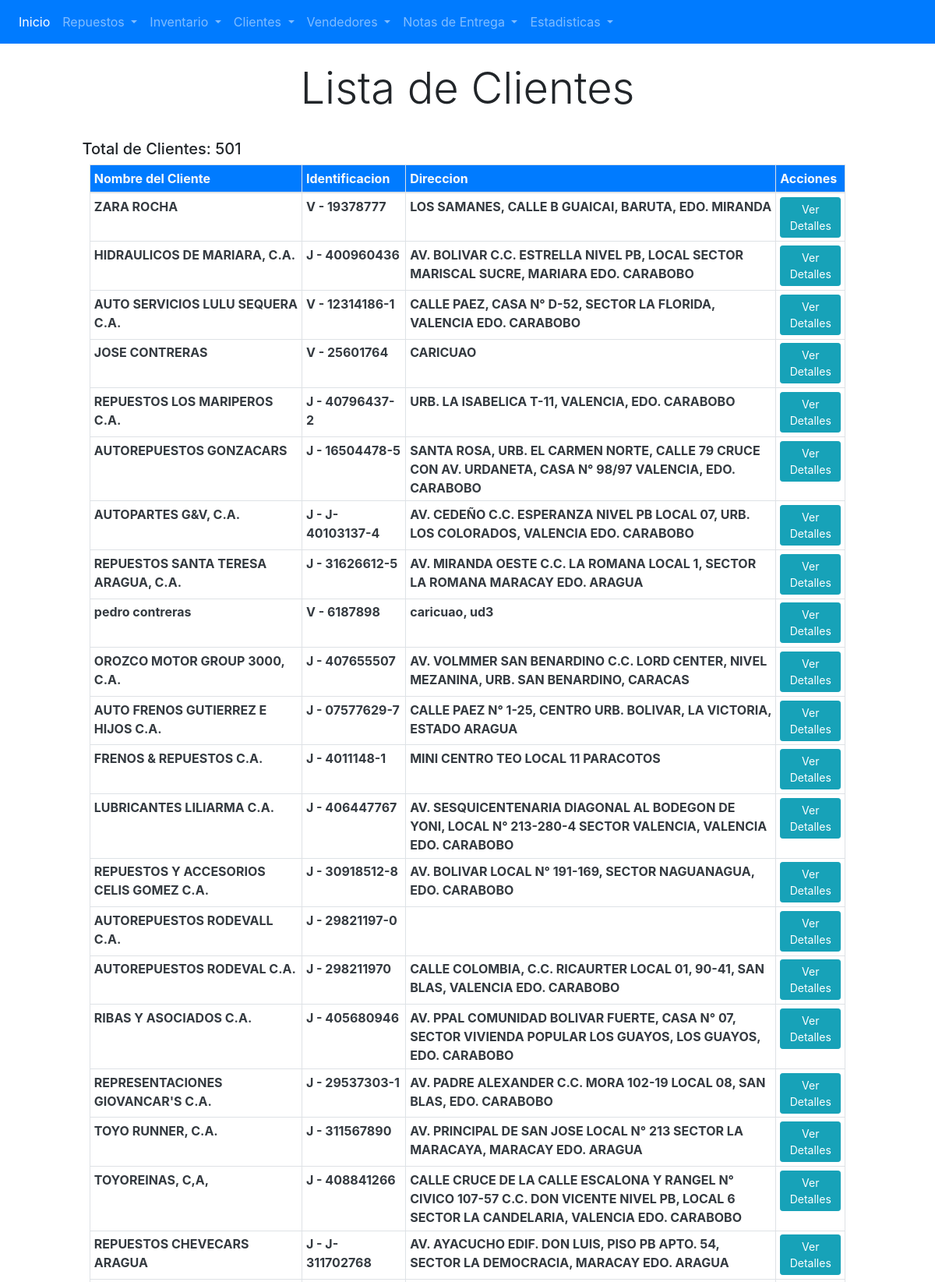
The page /consulta/verClientes (upper part) on the database its author committed.
### tables this page shows
CREATE TABLE `cliente` (
  `idCliente` int(11) NOT NULL,
  `codigoCliente` varchar(30) NOT NULL,
  `nombreCliente` mediumtext NOT NULL,
  `idVendedor` int(11) NOT NULL,
  `telefonoCliente` mediumtext NOT NULL,
  `direccionCliente` mediumtext NOT NULL
);

### libs/view.php (called while the page is built, shortened)
<?php
    class View{
        function render($nombre){
            require_once 'Views/'.$nombre.'.php';
        }
    }
?>

### Controllers/consulta.php (called while the page is built, shortened)
<?php
    class Consulta extends Controller{
        function __construct(){
            $this->view->afiscal = [];
        }
        function verClientes($param = NULL){
            $clientes = $this->model->getAllFromCliente();
            $this->view->clientes = $clientes;
            $this->view->render('actualizar/cliente');
        }
    }
?>

### index.php (called while the page is built, shortened)
<?php
require_once 'libs/database.php';
require_once 'libs/view.php';
$app = new App();
?>

### Models/consultamodel.php (called while the page is built, shortened)
<?php
include_once 'Models/cliente.php';
class ConsultaModel extends Model{
    public function getAllFromCliente(){
        $items = [];
        try {
            $query = $this->db->connect()->query("SELECT*FROM CLIENTE");
            while ($row = $query->fetch()) {
                $item = new Cliente();
                $item->codigoCliente        = $row['codigoCliente'];
                $item->nombreCliente    = $row['nombreCliente'];
                $item->telefonoCliente   = $row['telefonoCliente'];
                $item->direccionCliente  = $row['direccionCliente'];
                array_push($items, $item);
            }
            return $items;
        } catch (PDOException $e) {
            return [];
        }
    }
}
?>

### libs/database.php (called while the page is built)
<?php
    class Database{
        private $host;
        private $user;
        private $db;
        private $pass;
        private $charset;
        public function __construct(){
            $this->host = constant('HOST');
            $this->user = constant('USER');
            $this->db = constant('DB');
            $this->pass = constant('PASSWORD');
            $this->charset = constant('CHARSET');
        }
        public function connect(){
            try {
                $connection = "mysql:host=" . $this->host . ";dbname=" . $this->db . ";charset=" . $this->charset;
                $options = [
                    PDO::ATTR_ERRMODE           => PDO::ERRMODE_EXCEPTION,
                    PDO::ATTR_EMULATE_PREPARES  => false,
                ];
                $pdo = new PDO($connection, $this->user, $this->pass, $options);
                return $pdo;
            } catch (PDOException $e) {
                print_r('Error Conection: ' . $e->getMessage());
            }
        }
    }
?>

### Views/actualizar/cliente.php (the view, shortened to what this page needs)
<!DOCTYPE html>
<html lang="en">
<head>
    <link rel="stylesheet" href="public/css/bootstrap.min.css">
</head>
<body>
    <?php require_once 'Views/header.php'; ?>
    <h1 class="text-center display-4">Lista de Clientes</h1>
    <br>
    <div class="col-md-8 text-center">
        <div class="col-6">
                    <div class="">
                            <?php
                            $i = 0;
                                $v = $this->clientes;
                                foreach($v as $row){
                                    $i++;
                                }
                                ?>
                           <h5>Total de Clientes: <?php echo $i;?></h5>
                    </div>
        </div>
    </div>
            <center>
    <div class="row col-md-10 justify-content-center">
    <table class="col-md-12 table table-sm table-bordered text-dark table-hover">
                        <thead class="bg-primary text-light">
                            <tr>
                                <th>Nombre del Cliente</th>
                                <th>Identificacion</th>
                                <th>Direccion</th>
                                <th>Acciones</th>
                            </tr>
                        </thead>
                        <tbody class="font-weight-bold">
                        <?php
                        $v = $this->clientes;
                        foreach($v as $row){
                            $cliente = $row;
                        ?>
                        <tr>
                            <td><?php echo $cliente->nombreCliente; ?></td>
                            <td><?php echo $cliente->codigoCliente; ?></td>
                            <td><?php echo $cliente->direccionCliente; ?></td>
                            <td class="text-center"><a class="btn btn-sm btn-info" href="<?php echo constant('URL').'actualizar/detallesCliente/'.$cliente->idCliente; ?>">Ver Detalles</a>
                            </td>
                        <?php
                        }
                        ?>
                        </tr>
    </div><br>
    </center>
</body>
</html>

### rows shown on the page
cliente: nombreCliente "ZARA ROCHA", codigoCliente "V - 19378777", direccionCliente "LOS SAMANES, CALLE B GUAICAI, BARUTA, EDO. MIRANDA"
cliente: nombreCliente "HIDRAULICOS DE MARIARA, C.A.", codigoCliente "J - 400960436", direccionCliente "AV. BOLIVAR C.C. ESTRELLA NIVEL PB, LOCAL SECTOR MARISCAL SUCRE, MARIARA EDO. CARABOBO"
cliente: nombreCliente "AUTO SERVICIOS LULU SEQUERA C.A.", codigoCliente "V - 12314186-1", direccionCliente "CALLE PAEZ, CASA N° D-52, SECTOR LA FLORIDA, VALENCIA EDO. CARABOBO"
cliente: nombreCliente "JOSE CONTRERAS", codigoCliente "V - 25601764", direccionCliente "CARICUAO"
cliente: nombreCliente "REPUESTOS LOS MARIPEROS C.A.", codigoCliente "J - 40796437-2", direccionCliente "URB. LA ISABELICA T-11, VALENCIA, EDO. CARABOBO"
cliente: nombreCliente "AUTOREPUESTOS GONZACARS", codigoCliente "J - 16504478-5", direccionCliente "SANTA ROSA, URB. EL CARMEN NORTE, CALLE 79 CRUCE CON AV. URDANETA, CASA N° 98/97 VALENCIA, EDO. CARABOBO"
cliente: nombreCliente "AUTOPARTES G&V, C.A.", codigoCliente "J - J-40103137-4", direccionCliente "AV. CEDEÑO C.C. ESPERANZA NIVEL PB LOCAL 07, URB. LOS COLORADOS, VALENCIA EDO. CARABOBO"
cliente: nombreCliente "REPUESTOS SANTA TERESA ARAGUA, C.A.", codigoCliente "J - 31626612-5", direccionCliente "AV. MIRANDA OESTE C.C. LA ROMANA LOCAL 1, SECTOR LA ROMANA MARACAY EDO. ARAGUA"
cliente: nombreCliente "pedro contreras", codigoCliente "V - 6187898", direccionCliente "caricuao, ud3"
cliente: nombreCliente "OROZCO MOTOR GROUP 3000, C.A.", codigoCliente "J - 407655507", direccionCliente "AV. VOLMMER SAN BENARDINO C.C. LORD CENTER, NIVEL MEZANINA, URB. SAN BENARDINO, CARACAS"
cliente: nombreCliente "AUTO FRENOS GUTIERREZ E HIJOS C.A.", codigoCliente "J - 07577629-7", direccionCliente "CALLE PAEZ N° 1-25, CENTRO URB. BOLIVAR, LA VICTORIA, ESTADO ARAGUA"
cliente: nombreCliente "FRENOS & REPUESTOS C.A.", codigoCliente "J - 4011148-1", direccionCliente "MINI CENTRO TEO LOCAL 11 PARACOTOS"
cliente: nombreCliente "LUBRICANTES LILIARMA C.A.", codigoCliente "J - 406447767", direccionCliente "AV. SESQUICENTENARIA DIAGONAL AL BODEGON DE YONI, LOCAL N° 213-280-4 SECTOR VALENCIA, VALENCIA EDO. CARABOBO"
cliente: nombreCliente "REPUESTOS Y ACCESORIOS CELIS GOMEZ C.A.", codigoCliente "J - 30918512-8", direccionCliente "AV. BOLIVAR LOCAL N° 191-169, SECTOR NAGUANAGUA, EDO. CARABOBO"
cliente: nombreCliente "AUTOREPUESTOS RODEVALL C.A.", codigoCliente "J - 29821197-0"
cliente: nombreCliente "AUTOREPUESTOS RODEVAL C.A.", codigoCliente "J - 298211970", direccionCliente "CALLE COLOMBIA, C.C. RICAURTER LOCAL 01, 90-41, SAN BLAS, VALENCIA EDO. CARABOBO"
cliente: nombreCliente "RIBAS Y ASOCIADOS C.A.", codigoCliente "J - 405680946", direccionCliente "AV. PPAL COMUNIDAD BOLIVAR FUERTE, CASA N° 07, SECTOR VIVIENDA POPULAR LOS GUAYOS, LOS GUAYOS, EDO. CARABOBO"
cliente: nombreCliente "REPRESENTACIONES GIOVANCAR'S C.A.", codigoCliente "J - 29537303-1", direccionCliente "AV. PADRE ALEXANDER C.C. MORA 102-19 LOCAL 08, SAN BLAS, EDO. CARABOBO"
cliente: nombreCliente "TOYO RUNNER, C.A.", codigoCliente "J - 311567890", direccionCliente "AV. PRINCIPAL DE SAN JOSE LOCAL N° 213 SECTOR LA MARACAYA, MARACAY EDO. ARAGUA"
cliente: nombreCliente "TOYOREINAS, C,A,", codigoCliente "J - 408841266", direccionCliente "CALLE CRUCE DE LA CALLE ESCALONA Y RANGEL N° CIVICO 107-57 C.C. DON VICENTE NIVEL PB, LOCAL 6 SECTOR LA CANDELARIA, VALENCIA EDO. CARABOBO"
cliente: nombreCliente "REPUESTOS CHEVECARS ARAGUA", codigoCliente "J - J-311702768", direccionCliente "AV. AYACUCHO EDIF. DON LUIS, PISO PB APTO. 54, SECTOR LA DEMOCRACIA, MARACAY EDO. ARAGUA"

### other values the page prints
$i "501"
